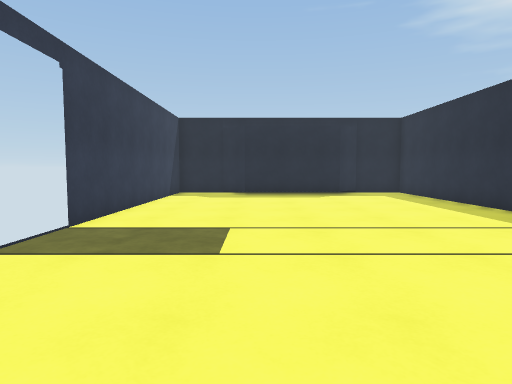
[1] (above)

12 first-person views from a walk through a scene from a Unity 3-D project. The camera is 1.3 m above the floor, tilts 4° down and sees 75° across. The floor is counted in squares, 1 m on a side. Each view is taken from the middle of a square. On the plan, view 1 faces up. The plan holds only what a view shows up to about 14 squares ahead; the rest is blank. The place goes on beyond the plan. The player character is not drawn. Door leaves are left out, so doorways stand open.

[2]
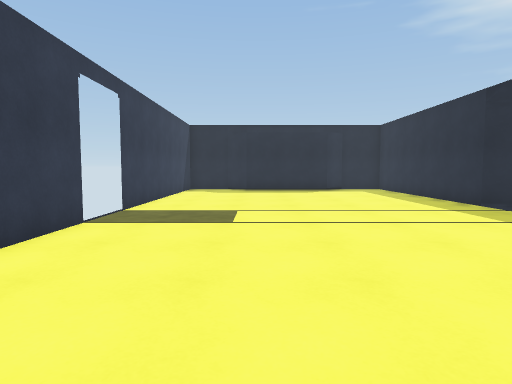

[3]
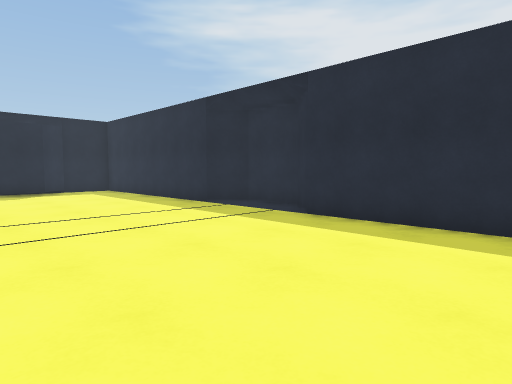

[4]
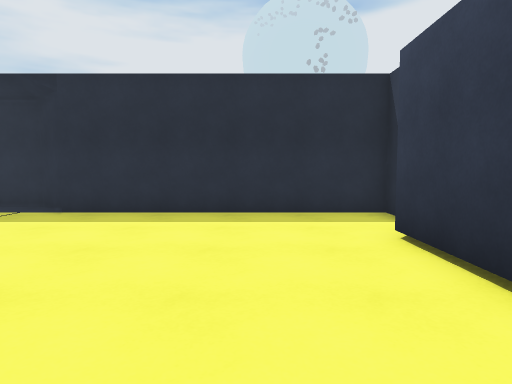

[5]
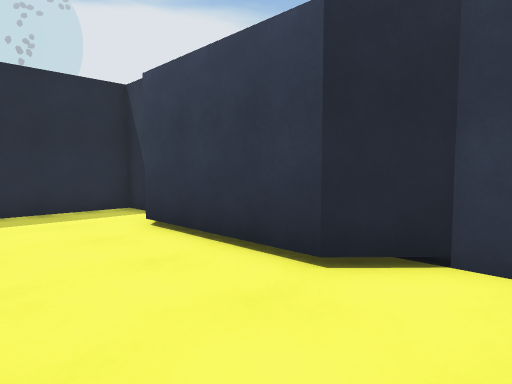

[6]
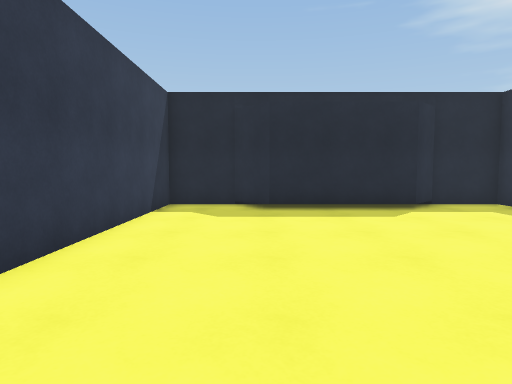

[7]
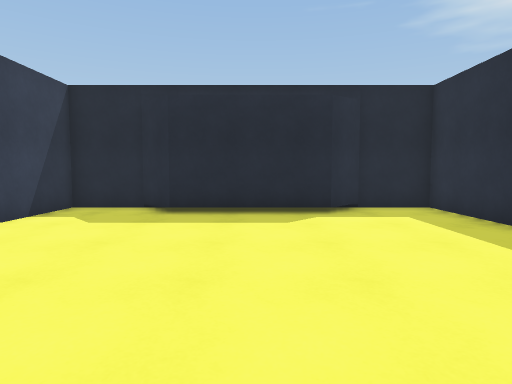

[8]
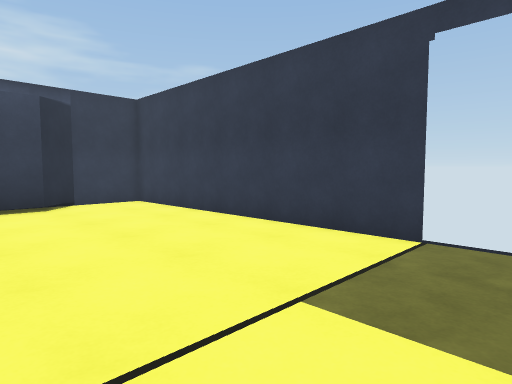

[9]
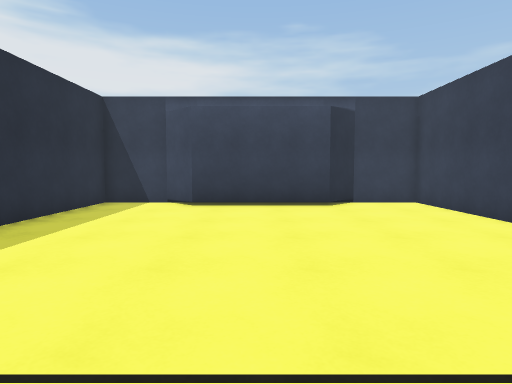

[10]
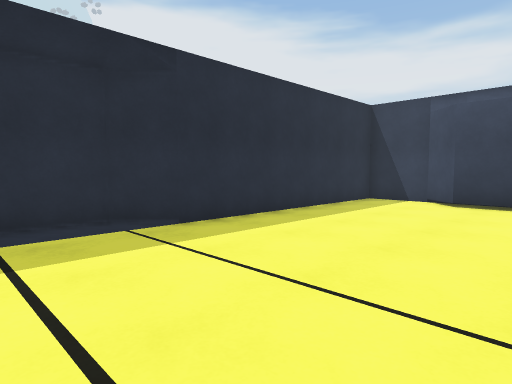

[11]
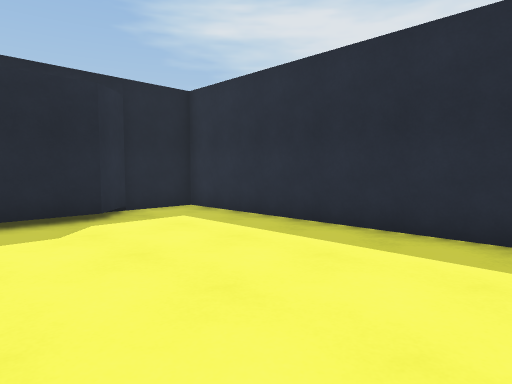

[12]
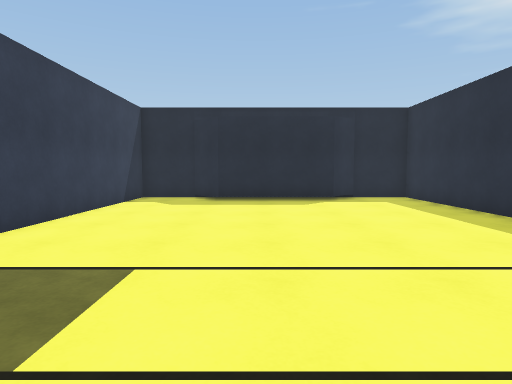

### Floor plan
Points are (right, up) in squares from view 1. A wall is a line through its corners. A room is listed if a view was taken in it or the views show most of it. See-through windows are left out.
Room 1 (views 1, 2, 3, 4, 5, 6, 7, 8, 9, 10, 11, 12)
walls: (-4.2, 5) (-4.2, -5.9) (-1.8, -5.9) (-0.6, -4.6) (4.2, -4.6) (5.4, -5.9) (7.8, -5.9) (7.8, 4) (8.9, 5.1) (8.9, 7.3) (7.8, 8.5) (7.8, 18.1) (5.4, 18.1) (4.2, 16.9) (-0.6, 16.9) (-1.8, 18.1) (-4.2, 18.1) (-4.2, 7.2)
ways out: gap at (-4, 5)

Positions as (right, up) in squares from view 1, and headings:
1: (0, 0), facing up
2: (0, -3), facing up
3: (0, -2), facing up-right
4: (-2, -2), facing right
5: (-3, -1), facing down-right
6: (-1, 6), facing up
7: (2, 7), facing up
8: (2, 7), facing down-left
9: (2, 7), facing down
10: (1, 8), facing down-right
11: (1, 8), facing up-right
12: (1, 3), facing up
